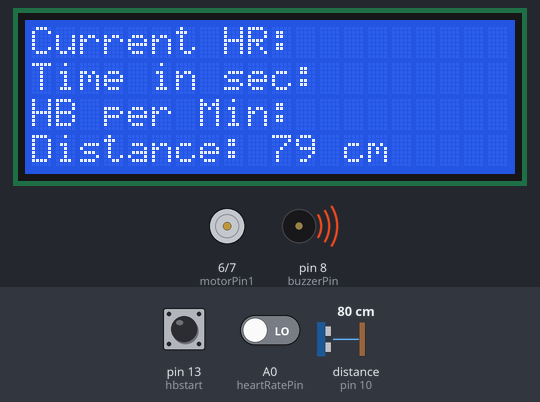
The sketch below on a simulated Arduino Uno, built with avr-gcc and run on an emulated ATmega328P. On the bench: 20×4 character LCD, motor-driver pin pairs drawn as motors (green arrow = first pin HIGH = forward, orange = second pin HIGH = backward, longer = more drive), buzzer (waves = sounding, pin HIGH). Wiring (inferred from the names in the program): ultrasonic range finder: trigger pin 9; echo pin 10. The test bench sets the inputs (shaded band); at power-on: distance to the obstacle (sensor on pin 10) 80 cm, pin 13 (hbstart) HIGH, A0 (heartRatePin) LOW. The echo pulse lasts 58.3 µs per cm; pins used as bus, display or sensor lines are not drawn.

Above: at 1.3 s.
1.4 s: distance to the obstacle (sensor on pin 10) set to 2 cm
At 2.6 s:
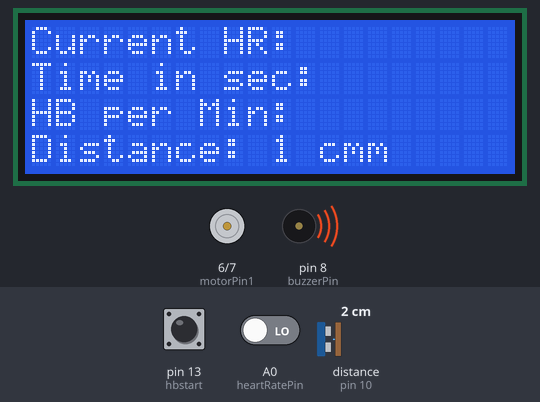
4.2 s: distance to the obstacle (sensor on pin 10) set to 196 cm
At 4.6 s:
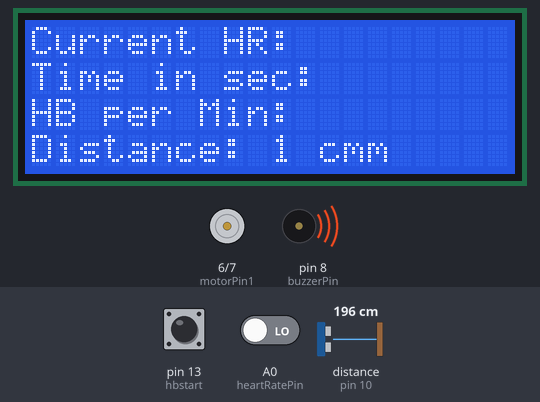
6.2 s: distance to the obstacle (sensor on pin 10) set to 204 cm
At 6.6 s:
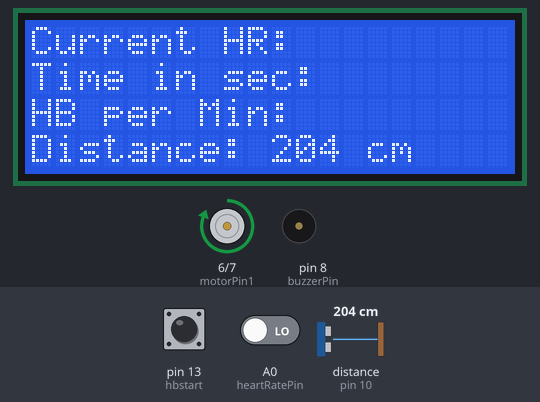
7.8 s: distance to the obstacle (sensor on pin 10) set to 4 cm
At 8.7 s:
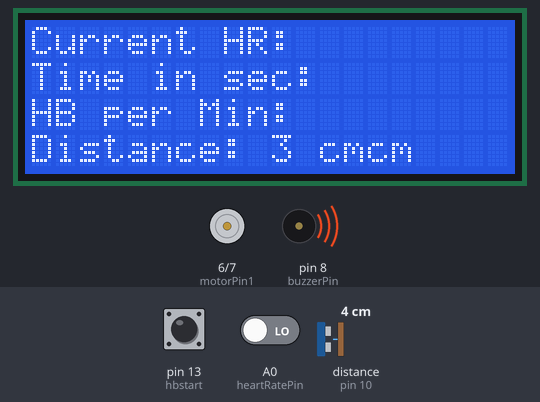
10.4 s: pin 13 (hbstart) pulled LOW for 0.6 s
Timing chart, 0 to 13.4 s (numbered marks = the images above; inputs shaded):
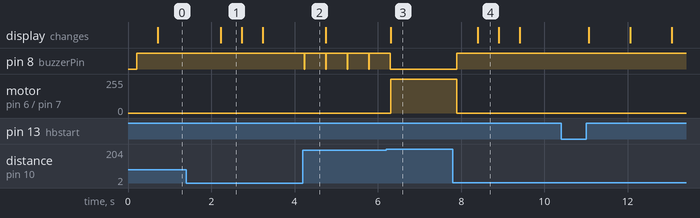

The sketch:

mi_code4.ino
```cpp
#include <LiquidCrystal.h>
#include <TimerOne.h>

// LCD Pins
LiquidCrystal lcd(12, 11, 5, 4, 3, 2);

// Ultrasonic Sensor Pins
const int trigPin = 9;
const int echoPin = 10;

// Heart Rate Sensor Pin
const int heartRatePin = A0;
int hbcount = 0;
int hbcheck = 0;
int timeinsec = 0;
int hbpermin = 0;
const int hbstart = 13; // Changed from 2 to 13
int hbstartcheck = 0;

// Motor Driver Pins
const int motorPin1 = 6;
const int motorPin2 = 7;

// Buzzer Pin
const int buzzerPin = 8;

// Timing variables
unsigned long previousMillisHR = 0;
unsigned long previousMillisUS = 0;
const long intervalHR = 100; // Interval for heart rate sensor check (100ms)
const long intervalUS = 200; // Interval for ultrasonic sensor check (500ms)

void setup() {
  // Initialize LCD
  lcd.begin(20, 4);

  // Set up Ultrasonic Sensor
  pinMode(trigPin, OUTPUT);
  pinMode(echoPin, INPUT);

  // Set up Motor Pins
  pinMode(motorPin1, OUTPUT);
  pinMode(motorPin2, OUTPUT);

  // Set up Buzzer
  pinMode(buzzerPin, OUTPUT);

  // Set up Heart Rate Sensor
  pinMode(heartRatePin, INPUT);
  pinMode(hbstart, INPUT_PULLUP); // Changed from 2 to 13

  // Set up Timer1
  Timer1.initialize(1000000); //
  Timer1.attachInterrupt(TimerIsr);

  // Initialize LCD Display
  lcd.clear();
  lcd.setCursor(0, 0);
  lcd.print("Current HR: ");
  lcd.setCursor(0, 1);
  lcd.print("Time in sec: ");
  lcd.setCursor(0, 2);
  lcd.print("HB per Min: ");

  // Set up Serial Monitor
  Serial.begin(9600);
}

void heartRateSensor() {
  unsigned long currentMillis = millis();
  if (currentMillis - previousMillisHR >= intervalHR) {
    previousMillisHR = currentMillis;
    // Heart Rate Monitoring
    if (digitalRead(hbstart) == LOW) { // Changed from 2 to 13
      hbstartcheck = 1;
      lcd.setCursor(0, 2);
      lcd.print("HB per Min: ");
    }

    if (hbstartcheck == 1) {
      if ((digitalRead(heartRatePin) == HIGH) && (hbcheck == 0)) {
        hbcount++;
        hbcheck = 1;
        lcd.setCursor(14, 0);
        lcd.print(hbcount);
        lcd.print(" ");
      }

      if (digitalRead(heartRatePin) == LOW) {
        hbcheck = 0;
      }

      if (timeinsec == 10) {
        hbpermin = hbcount * 6;
        hbstartcheck = 0;
        lcd.setCursor(14, 2);
        lcd.print(hbpermin);
        lcd.print(" ");
        hbcount = 0;
        timeinsec = 0;
      }
    }
  }
}

void ultrasonicSensor() {
  unsigned long currentMillis = millis();
  if (currentMillis - previousMillisUS >= intervalUS) {
    previousMillisUS = currentMillis;
    // Obstacle Avoidance
    long duration, distance;
    digitalWrite(trigPin, LOW);
    delayMicroseconds(2);
    digitalWrite(trigPin, HIGH);
    delayMicroseconds(10);
    digitalWrite(trigPin, LOW);

    duration = pulseIn(echoPin, HIGH);
    distance = (duration / 2) / 29.1;

    if (distance <= 200) {
      // Stop motors
      digitalWrite(motorPin1, LOW);
      digitalWrite(motorPin2, LOW);
      // Sound buzzer
      digitalWrite(buzzerPin, HIGH);
      delay(500);
      digitalWrite(buzzerPin, LOW);
    } else {
      // Move forward
      digitalWrite(motorPin1, HIGH);
      digitalWrite(motorPin2, LOW);
    }

    // Display distance on LCD
    lcd.setCursor(0, 3); // Moved to the next row to avoid overwriting the heart rate information
    lcd.print("Distance: ");
    lcd.print(distance);
    lcd.print(" cm");
  }
}

void loop() {
  // first loop
  heartRateSensor();
  // second loop
  ultrasonicSensor();
}

void TimerIsr() {
  if (hbstartcheck == 1) {
    timeinsec++;
    lcd.setCursor(14, 1);
    lcd.print(timeinsec);
    lcd.print(" ");
  }
}
```

Measured:
- the behaviour switches between 200 and 201 cm on distance to the obstacle (sensor on pin 10) (found by bisection; images 2 and 3)
- after the input at 1.4 s, the display: changes after 0.83 s (image 1)
- after the input at 4.2 s, pin 8 (buzzerPin): alternates HIGH for 0.50 s and LOW for 0.01 s, starting at once
- after the input at 6.2 s, pin 8 (buzzerPin): goes on until 6.3 s, then stays LOW; motor on pin 6 (motorPin1) / pin 7 (motorPin2): stopped → forward 255/255 after 0.11 s; the display: changes after 0.11 s (image 3)
- after the input at 7.8 s, pin 8 (buzzerPin): LOW → HIGH after 0.10 s; motor on pin 6 (motorPin1) / pin 7 (motorPin2): forward 255/255 → stopped after 0.10 s; the display: changes after 0.60 s (image 4)
- what the display in image 4 shows lasts 0.5 s, from 8.4 s to 8.9 s
